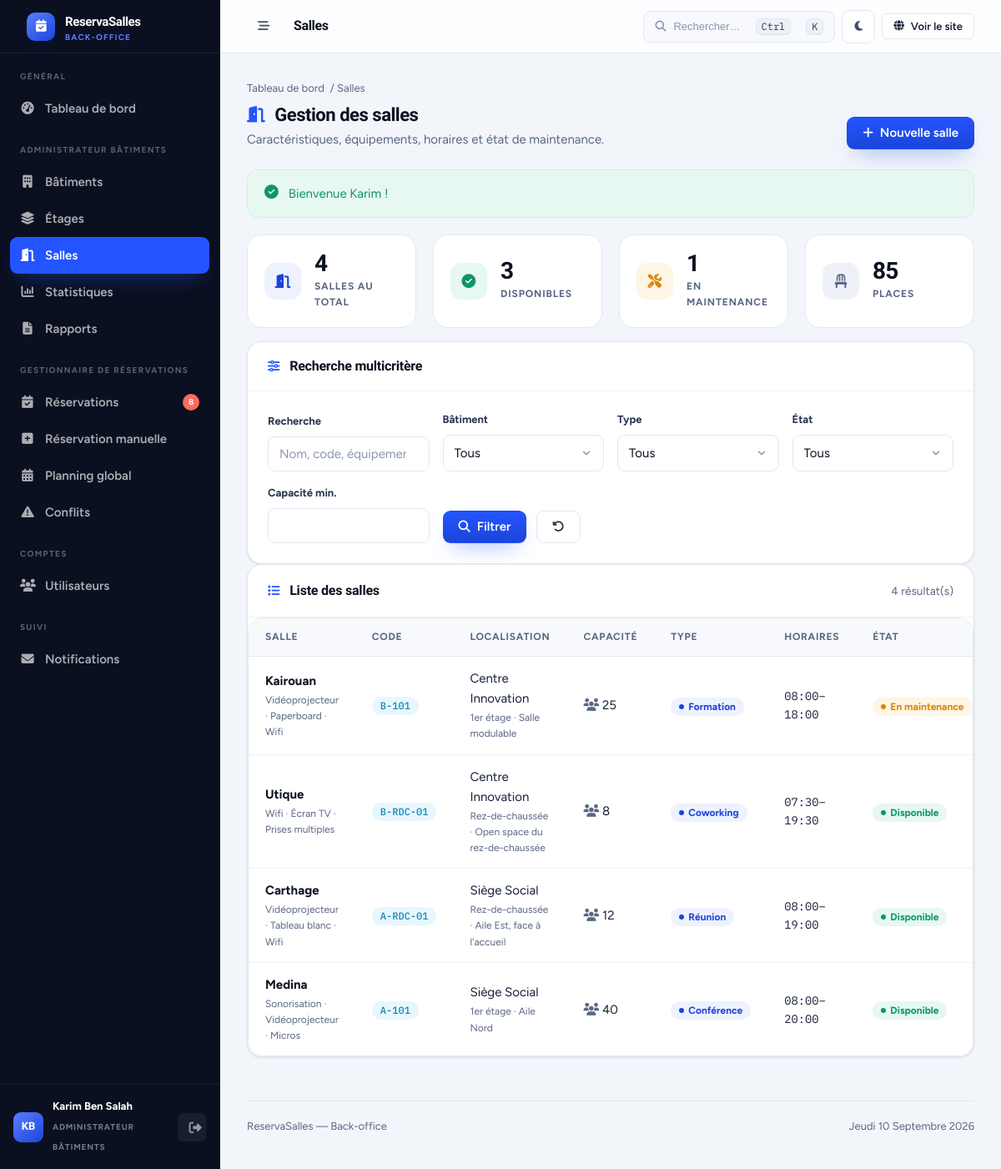
Page /view/backend/listSalle.php (signed in) on the committed database.
### tables this page shows
CREATE TABLE `salle` (
  `id_salle`         int(11)     NOT NULL AUTO_INCREMENT,
  `id_etage`         int(11)     NOT NULL,
  `code_salle`       varchar(20) NOT NULL,
  `nom`              varchar(100) NOT NULL,
  `capacite`         int(11)     NOT NULL,
  `type_salle`       enum('reunion','conference','formation','visio','coworking') NOT NULL DEFAULT 'reunion',
  `equipements`      varchar(255) DEFAULT NULL,
  `localisation`     varchar(150) DEFAULT NULL,
  `etat`             enum('disponible','maintenance','indisponible') NOT NULL DEFAULT 'disponible',
  `heure_ouverture`  time        NOT NULL DEFAULT '08:00:00',
  `heure_fermeture`  time        NOT NULL DEFAULT '19:00:00',
  `delai_annulation` int(11)     NOT NULL DEFAULT 24 COMMENT 'Nombre d heures avant le debut',
  `image`            varchar(255) DEFAULT NULL,
  `date_creation`    datetime    NOT NULL DEFAULT current_timestamp(),
  PRIMARY KEY (`id_salle`),
  UNIQUE KEY `uk_code_salle` (`code_salle`),
  KEY `idx_salle_etage` (`id_etage`),
  CONSTRAINT `fk_salle_etage` FOREIGN KEY (`id_etage`)
      REFERENCES `etage` (`id_etage`) ON DELETE CASCADE ON UPDATE CASCADE
);

CREATE TABLE `batiment` (
  `id_batiment`   int(11)      NOT NULL AUTO_INCREMENT,
  `nom`           varchar(100) NOT NULL,
  `code_batiment` varchar(20)  NOT NULL,
  `adresse`       varchar(200) NOT NULL,
  `ville`         varchar(80)  NOT NULL,
  `description`   text         DEFAULT NULL,
  `image`         varchar(255) DEFAULT NULL,
  `date_creation` datetime     NOT NULL DEFAULT current_timestamp(),
  PRIMARY KEY (`id_batiment`),
  UNIQUE KEY `uk_code_batiment` (`code_batiment`)
);

CREATE TABLE `etage` (
  `id_etage`       int(11)     NOT NULL AUTO_INCREMENT,
  `id_batiment`    int(11)     NOT NULL,
  `numero_etage`   int(11)     NOT NULL,
  `nom_etage`      varchar(80) NOT NULL,
  `accessible_pmr` tinyint(1)  NOT NULL DEFAULT 0,
  PRIMARY KEY (`id_etage`),
  UNIQUE KEY `uk_batiment_etage` (`id_batiment`,`numero_etage`),
  CONSTRAINT `fk_etage_batiment` FOREIGN KEY (`id_batiment`)
      REFERENCES `batiment` (`id_batiment`) ON DELETE CASCADE ON UPDATE CASCADE
);

### controller/SalleC.php (called while the page is built, shortened)
<?php
class SalleC
{
    public function filterSalles(array $f = []): array
    {
        $db = config::getConnexion();
        $sql = self::SELECT_BASE;
        $conditions = [];
        $params     = [];
        $colonnes = [
            'nom'      => 's.nom',
            'code'     => 's.code_salle',
            'capacite' => 's.capacite',
            'type'     => 's.type_salle',
            'batiment' => 'b.nom',
            'etat'     => 's.etat',
        ];
        $col = $colonnes[$f['orderBy'] ?? ''] ?? 'b.nom';
        $dir = strtoupper($f['orderDir'] ?? 'ASC') === 'DESC' ? 'DESC' : 'ASC';
        $sql .= " ORDER BY $col $dir, s.nom ASC";
        $req = $db->prepare($sql);
        $req->execute($params);
        return $req->fetchAll();
    }
    public function compteurs(): array
    {
        $db = config::getConnexion();
        return $db->query("SELECT
                    COUNT(*) AS total,
                    SUM(etat = 'disponible')   AS disponibles,
                    SUM(etat = 'maintenance')  AS maintenance,
                    SUM(etat = 'indisponible') AS indisponibles,
                    COALESCE(SUM(capacite), 0) AS capacite_totale
                FROM salle")->fetch();
    }
}

### view/backend/listSalle.php (the view, shortened to what this page needs)
<?php
require_once dirname(__DIR__, 2) . '/init.php';
$salleC    = new SalleC();
$filtres = [
    'recherche'    => trim($_GET['recherche'] ?? ''),
    'batiment'     => $_GET['batiment'] ?? 'tous',
    'etage'        => $_GET['etage'] ?? 'tous',
    'type'         => $_GET['type'] ?? 'tous',
    'etat'         => $_GET['etat_filtre'] ?? 'tous',
    'capacite_min' => $_GET['capacite_min'] ?? '',
    'orderBy'      => $_GET['orderBy'] ?? 'batiment',
    'orderDir'     => $_GET['orderDir'] ?? 'ASC',
];
try {
    $salles    = $salleC->filterSalles($filtres);
    $compteurs = $salleC->compteurs();
} catch (Throwable $e) {
    $erreur = 'Erreur lors du chargement : ' . $e->getMessage();
    $salles = []; $batiments = []; $etages = [];
    $compteurs = ['total' => 0, 'disponibles' => 0, 'maintenance' => 0, 'indisponibles' => 0, 'capacite_totale' => 0];
}
require __DIR__ . '/partials/header.php';
?>
<div class="page-header">
    <div>
        <div class="fil-ariane"><a href="index.php">Tableau de bord</a> / Salles</div>
        <h2><i class="fas fa-door-open"></i> Gestion des salles</h2>
        <p>Caractéristiques, équipements, horaires et état de maintenance.</p>
    </div>
    <a href="addSalle.php<?= $filtres['etage'] !== 'tous' ? '?etage=' . (int)$filtres['etage'] : '' ?>"
       class="btn btn-primary"><i class="fas fa-plus"></i> Nouvelle salle</a>
</div>
<div class="grid grid-4 mb-3">
    <div class="stat-card">
        <div class="stat-icon bleu"><i class="fas fa-door-open"></i></div>
        <div><div class="stat-value"><?= (int)$compteurs['total'] ?></div><div class="stat-label">Salles au total</div></div>
    </div>
    <div class="stat-card">
        <div class="stat-icon vert"><i class="fas fa-circle-check"></i></div>
        <div><div class="stat-value"><?= (int)$compteurs['disponibles'] ?></div><div class="stat-label">Disponibles</div></div>
    </div>
    <div class="stat-card">
        <div class="stat-icon orange"><i class="fas fa-screwdriver-wrench"></i></div>
        <div><div class="stat-value"><?= (int)$compteurs['maintenance'] ?></div><div class="stat-label">En maintenance</div></div>
    </div>
    <div class="stat-card">
        <div class="stat-icon gris"><i class="fas fa-chair"></i></div>
        <div><div class="stat-value"><?= (int)$compteurs['capacite_totale'] ?></div><div class="stat-label">Places</div></div>
    </div>
</div>
<div class="card">
    <div class="card-header"><h3><i class="fas fa-sliders"></i> Recherche multicritère</h3></div>
    <div class="card-body">
        <form method="get" class="filtres-grid">
            <div class="form-group">
                <label for="recherche">Recherche</label>
                <input type="search" id="recherche" name="recherche" value="<?= e($filtres['recherche']) ?>"
                       placeholder="Nom, code, équipement…">
            </div>
            <div class="form-group">
                <label for="batiment">Bâtiment</label>
                <select id="batiment" name="batiment">
                    <option value="tous">Tous</option>
                </select>
            </div>
            <div class="form-group">
                <label for="type">Type</label>
                <select id="type" name="type">
                    <option value="tous">Tous</option>
                </select>
            </div>
            <div class="form-group">
                <label for="etat_filtre">État</label>
                <select id="etat_filtre" name="etat_filtre">
                    <option value="tous">Tous</option>
                </select>
            </div>
            <div class="form-group">
                <label for="capacite_min">Capacité min.</label>
                <input type="number" id="capacite_min" name="capacite_min" min="1" max="500"
                       value="<?= e($filtres['capacite_min']) ?>">
            </div>
            <div class="filtres-actions">
                <button type="submit" class="btn btn-primary"><i class="fas fa-magnifying-glass"></i> Filtrer</button>
                <a href="listSalle.php" class="btn btn-light"><i class="fas fa-rotate-left"></i></a>
            </div>
        </form>
    </div>
</div>
<div class="card">
    <div class="card-header">
        <h3><i class="fas fa-list"></i> Liste des salles</h3>
        <span class="text-muted" style="font-size:.86rem;"><?= count($salles) ?> résultat(s)</span>
    </div>
    <?php if (!$salles): ?>
        <div class="vide">
            <i class="fas fa-door-closed"></i>
            <h3>Aucune salle</h3>
            <p>Ajustez vos filtres ou créez une nouvelle salle.</p>
        </div>
    <?php else: ?>
        <div class="table-wrap">
            <table class="data">
                <thead>
                    <tr>
                        <th>Salle</th><th>Code</th><th>Localisation</th><th>Capacité</th>
                        <th>Type</th><th>Horaires</th><th>État</th><th>Actions</th>
                    </tr>
                </thead>
                <tbody>
                <?php foreach ($salles as $s): ?>
                    <tr>
                        <td>
                            <div class="cell-titre"><?= e($s['nom']) ?></div>
                            <?php $eq = liste_equipements($s['equipements']); ?>
                            <?php if ($eq): ?>
                                <div class="cell-sub"><?= e(implode(' · ', array_slice($eq, 0, 3))) ?></div>
                            <?php endif; ?>
                        </td>
                        <td><span class="badge badge-info mono"><?= e($s['code_salle']) ?></span></td>
                        <td>
                            <?= e($s['nom_batiment']) ?>
                            <div class="cell-sub"><?= e($s['nom_etage']) ?><?= !empty($s['localisation']) ? ' · ' . e($s['localisation']) : '' ?></div>
                        </td>
                        <td><i class="fas fa-users text-muted"></i> <?= (int)$s['capacite'] ?></td>
                        <td><span class="badge badge-violet"><?= e(libelle_type_salle($s['type_salle'])) ?></span></td>
                        <td class="mono"><?= e(substr($s['heure_ouverture'], 0, 5)) ?>–<?= e(substr($s['heure_fermeture'], 0, 5)) ?></td>
                        <td>
                            <?php
                            $classeEtat = ['disponible' => 'badge-success', 'maintenance' => 'badge-warning', 'indisponible' => 'badge-danger'];
                            ?>
                            <span class="badge <?= $classeEtat[$s['etat']] ?? 'badge-muted' ?>">
                                <?= e(libelle_etat_salle($s['etat'])) ?>
                            </span>
                        </td>
                    </tr>
                <?php endforeach; ?>
                </tbody>
            </table>
        </div>
    <?php endif; ?>
</div>
<?php require __DIR__ . '/partials/footer.php'; ?>

### assets/css/compat.css (style rules this page uses)
.page-header { display: flex; align-items: flex-end; justify-content: space-between; gap: var(--s-5); flex-wrap: wrap; margin-bottom: var(--s-6); }
.page-header h2 { font-size: var(--t-xl); display: flex; align-items: center; gap: var(--s-3); }
.page-header h1 > i, .page-header h2 > i { color: var(--brand-500); font-size: .88em; }
.page-header p { color: var(--ink-500); margin-top: 5px; }
.grid { display: grid; gap: var(--s-5); }
.grid-4 { grid-template-columns: repeat(4, minmax(0, 1fr)); }
.text-muted { color: var(--ink-500); }
.mb-3 { margin-bottom:var(--s-4) }
.card-header { display: flex; align-items: center; justify-content: space-between; gap: var(--s-4); padding: var(--s-5) var(--s-6); border-bottom: 1px solid var(--line-2); }
.card-header h2, .card-header h3 { font-size: var(--t-md); display: flex; align-items: center; gap: var(--s-3); }
.card-header h2 > i, .card-header h3 > i { color: var(--brand-500); font-size: .9em; }
.card-body { padding: var(--s-6); }
.form-group { display: flex; flex-direction: column; gap: 7px; min-width: 0; }
.form-group > label { font-size: var(--t-sm); font-weight: 620; color: var(--ink-700); display: flex; align-items: center; gap: 5px; }
.filtres-grid { display: grid; gap: var(--s-4); grid-template-columns: repeat(auto-fit, minmax(178px, 1fr)); align-items: end; }
.filtres-actions { display: flex; gap: var(--s-3); flex-wrap: wrap; align-items: center; }
.btn-light { background: var(--surface); color: var(--ink-700); border-color: var(--line); }
.badge-success { background: var(--ok-50); color: var(--ok-600); }
.badge-warning { background: var(--warn-50); color: var(--warn-600); }
.badge-info { background: var(--info-50); color: var(--info-600); }
.badge-violet { background: var(--brand-50); color: var(--brand-600); }
.badge.mono { font-family: var(--f-mono); font-weight: 500; }
.badge.mono::before { display: none; }
.stat-card { background: var(--surface); border: 1px solid var(--line); border-radius: var(--r-lg); padding: var(--s-5); display: flex; align-items: center; gap: var(--s-4); transition: transform var(--d-mid) var(--e-out), box-shadow var(--d-mid) var(--e-out); }
.stat-icon { width: 44px; height: 44px; border-radius: var(--r-md); flex-shrink: 0; display: grid; place-items: center; font-size: 1.05rem; background: var(--surface-3); color: var(--ink-500); transition: transform var(--d-mid) var(--e-spring); }
.stat-icon.bleu { background: var(--brand-50); color: var(--brand-600); }
.stat-icon.vert { background: var(--ok-50); color: var(--ok-600); }
.stat-icon.orange { background: var(--warn-50); color: var(--warn-600); }
.stat-icon.gris { background: var(--surface-3);color: var(--ink-500); }
.stat-value { font-family: var(--f-display); font-size: var(--t-2xl); font-weight: 750; line-height: 1; letter-spacing: -.03em; color: var(--ink-900); font-variant-numeric: tabular-nums; }
.stat-label { font-size: var(--t-xs); font-weight: 650; text-transform: uppercase; letter-spacing: .07em; color: var(--ink-500); margin-top: 4px; }
.cell-titre { font-weight: 620; color: var(--ink-900); }
.cell-sub { font-size: var(--t-xs); color: var(--ink-500); margin-top: 2px; }
.fil-ariane { display: flex; align-items: center; gap: 7px; flex-wrap: wrap; font-size: var(--t-sm); color: var(--ink-500); margin-bottom: var(--s-2); }
.fil-ariane a { color: var(--ink-500); }

### rows in the picture
salle: nom "Kairouan", equipements "Vidéoprojecteur · Paperboard · Wifi", code_salle "B-101", batiment.nom "Centre Innovation", id_etage.nom_etage "1er étage", localisation "Salle modulable", capacite "25", type_salle "Formation", heure_ouverture "08:00", heure_fermeture "18:00", etat "En maintenance"
salle: nom "Utique", equipements "Wifi · Écran TV · Prises multiples", code_salle "B-RDC-01", batiment.nom "Centre Innovation", id_etage.nom_etage "Rez-de-chaussée", localisation "Open space du rez-de-chaussée", capacite "8", type_salle "Coworking", heure_ouverture "07:30", heure_fermeture "19:30", etat "Disponible"
salle: nom "Carthage", equipements "Vidéoprojecteur · Tableau blanc · Wifi", code_salle "A-RDC-01", batiment.nom "Siège Social", id_etage.nom_etage "Rez-de-chaussée", localisation "Aile Est, face à l'accueil", capacite "12", type_salle "Réunion", heure_ouverture "08:00", heure_fermeture "19:00", etat "Disponible"
salle: nom "Medina", equipements "Sonorisation · Vidéoprojecteur · Micros", code_salle "A-101", batiment.nom "Siège Social", id_etage.nom_etage "1er étage", localisation "Aile Nord", capacite "40", type_salle "Conférence", heure_ouverture "08:00", heure_fermeture "20:00", etat "Disponible"

### other values in the picture
$nbEnAttente "8"
$init "KB"
$moi['prenom'] . ' ' . $moi['nom'] "Karim Ben Salah"
libelle_role($moi['role']) "ADMINISTRATEUR BÂTIMENTS"
$titrePage "Salles"
$succes "Bienvenue Karim !"
$compteurs['total'] "4"
$compteurs['disponibles'] "3"
$compteurs['maintenance'] "1"
$compteurs['capacite_totale'] "85"
count($salles) "4"
